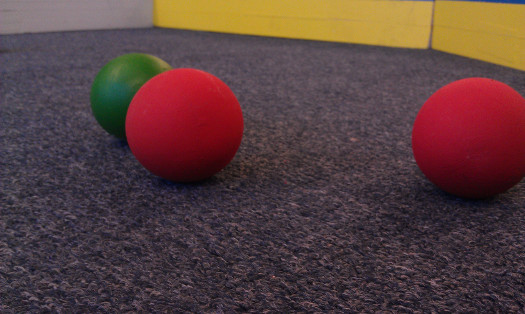
#> input picture botclient_test_server/pics/testball.jpg, 525 x 314 px, given in place of the camera
$ python ballseeingeye.py ../../botclient_test_server/pics/testball.jpg
#> lines starting #> are read from the running program, lines starting #| are printed output that depends on the picture
# BallSeeingEye SSHBOT LongIsland Vision System
#
# COMMAND LINE:
# -d : uses debug mode with camera output
# -i : sets findBalls and findWalls to be initialize as True

from __future__ import print_function
import numpy as np
import cv2
import sys
import time

class BallSeeingEye:
    CAMERA_CUTOFF = 0.45

    AREA_THRESHOLD = 70
    BLUR = 10
    DESIRED_WIDTH = 352
    DESIRED_HEIGHT = 288
    SLEEP = 20

    WALL_LOOKAHEAD_BOUNDARY = 10  # cap the edges of the camera
    WALL_EDGE_THRESHOLD = 10      # cap the edges of the walls

    # Colour Theshold Values (OUT OF). H(180), S(1), V(1).
    RED = [[0,   10,  .3, .95, .2, .95],
           [170, 180, .3, .73, .3, .9]]
    GREEN = [[49, 80, .17, .8, .1, .8]]
    #BLUE = [[100, 140,  .1, .9, .1, .9]]
    BLUE = [[110, 150,  0.0, 1.0, 0.4, 1.0]]
    # TEAL = [[80, 105,  .1, 1.0, .4, 1.0]] #MAC TEAL
    TEAL = [[80, 105,  .1, 1.0, .2, 1.0]] #BOT TEAL

    PURPLE = [[120, 150,  .1, .6, .1, .6]] #freshly calibrated 420
    YELLOW = [[10, 40, .3,  .9, .5, .99]]
    COLOURS = {'R': RED, 'G': GREEN, 'B': BLUE, 'Y': YELLOW, 'T': TEAL, 'P': PURPLE}
    LINE_COLOURS = {'Y': (0,0,255), 'B': (0,255,0), 'R': (255,255,0), 'T': (255,0,0), 'G':(0,0,255), 'P': (0,0,255)}

    def __init__(self, ballCb=print, wallCb=print,
            camera=2, debug=False, quickstart = False):
        print('camera ' + str(camera))
        self.cap = cv2.VideoCapture(camera)
        if not self.cap.isOpened():
            print('camera ' + str(camera+1))
            self.cap = cv2.VideoCapture(camera+1)
        if not self.cap.isOpened():
            print('camera ' + str(camera-1))
            self.cap = cv2.VideoCapture(camera-1)
        if not self.cap.isOpened():
            print('camera ' + str(camera-2))
            self.cap = cv2.VideoCapture(camera-2)
        print("Setting up camera feed...")
        time.sleep(0.5)

        self.cap.set(3,self.DESIRED_WIDTH)
        self.cap.set(4,self.DESIRED_HEIGHT)
        print("Configuring size...")
        time.sleep(0.5)

        self.WIDTH = int(self.cap.get(3))
        self.HEIGHT = int(self.cap.get(4))
        print("Actual Dimensions: "
          + str(self.WIDTH) + ", " + str(self.HEIGHT))

        # Callbacks for vision code
        self.ballCb = ballCb
        self.wallCb = wallCb

        self.debug = debug
        if quickstart:
            self.findBalls = True
            self.findWalls = True
        else:
            self.findBalls = False
            self.findWalls = False


    # [5 lines left out: function watch, not called in this run]

    def loop(self):
        # Read Camera Properties
        ret, orig = self.cap.read()
#> orig is the input picture: shape (314, 525, 3); mean B, G, R 62.6, 63.3, 88.8
        self.WIDTH = orig.shape[1]
#> self.WIDTH = 525
        self.HEIGHT = orig.shape[0]
#> self.HEIGHT = 314

        if self.debug:
            print(self.WIDTH, 'x', self.HEIGHT)

        frame = orig.copy()
        post = frame.copy()


        crop = post[(int(self.HEIGHT * self.CAMERA_CUTOFF)):,:]
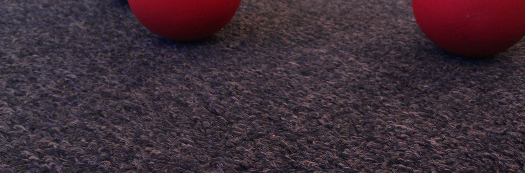
#> crop: shape (173, 525, 3); mean B, G, R 55, 45.2, 61.6
        blur = cv2.blur(crop, (self.BLUR, self.BLUR))
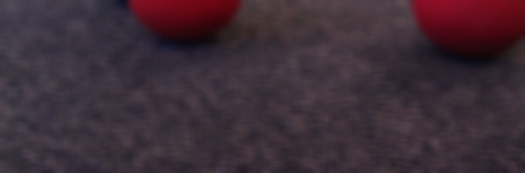
#> blur: shape (173, 525, 3); mean B, G, R 55.1, 45.3, 61.7


#> (the run stopped early here; a loop or call above may not have finished)
